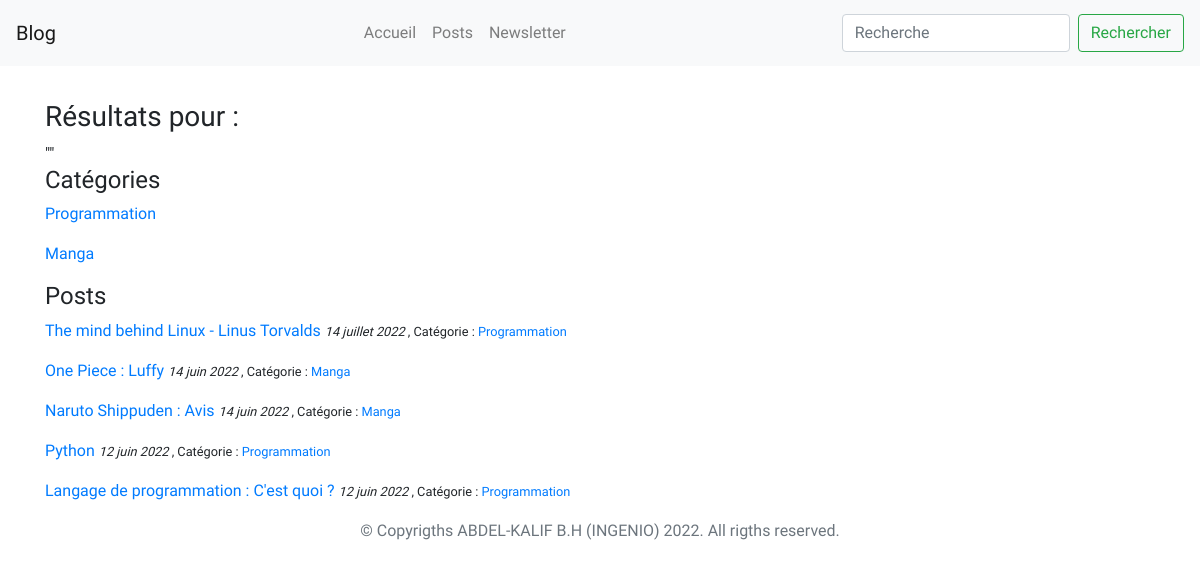
Screenshot of /search with the database file from the repository.
### post/models.py (models this page shows, shortened)
class Category(models.Model):
    category = models.CharField(max_length=120)
    class Meta:
        verbose_name_plural = 'Categories'
    def __str__(self):
        return self.category

class Post(models.Model):
    category = models.ForeignKey(Category, related_name='posts', on_delete=models.CASCADE)
    title = models.CharField(max_length=120)
    body = models.TextField()
    image = models.ImageField('Image', null=True, blank=True ,upload_to='images/')
    pub_date = models.DateField('Date posted', auto_now_add=True)
    class Meta:
        ordering = ('-pk',)

### post/views.py (the view)
# urls.py: path('search', search, name='search'),
def search(request):
    query = request.GET.get('query', '')
    posts = Post.objects.filter(Q(title__icontains=query) | Q(body__icontains=query) & Q(pub_date__lte=now) & Q(pub_date__gte=au_plutard))
    categories = Category.objects.filter(category__icontains=query)
    context = {
        'query': query,
        'posts': posts,
        'categories': categories,
    }
    return render(request, 'post/search.html', context)

### post/templates/post/search.html
{% extends 'default/base.html' %}
{% block content %}
    <h3>Résultats pour : </h3> "{{ query }}"
    <h4>Catégories</h4>
    {% if categories %}
        {% for category in categories %}
            <p>
                <a href="{% url 'post:category_posts' category.pk %}">
                    {{ category.category }}
                </a>
            </p>
        {% endfor %}
    {% else %}
        <p>
            Pas de catégorie correspondante.
        </p>
    {% endif %}
    <h4>Posts</h4>
    {% if posts %}
        {% for post in posts %}
            <p>
                <a href="{% url 'post:post_detail' post.pk %}">
                    {{ post.title }}
                </a>
                <small>
                    <i>
                        {{ post.pub_date }}
                    </i>, Catégorie : <a href="">
                        {{ post.category }}
                    </a>
                </small>
            </p>
        {% endfor %}
    {% else %}
        <p>
            Pas de post correspondant.
        </p>
    {% endif %}
{% endblock content %}

### rows the page displays
Category: category "Programmation"
Category: category "Manga"
Post: title "The mind behind Linux - Linus Torvalds", pub_date "14 juillet 2022", category "Programmation"
Post: title "One Piece : Luffy", pub_date "14 juin 2022", category "Manga"
Post: title "Naruto Shippuden : Avis", pub_date "14 juin 2022", category "Manga"
Post: title "Python", pub_date "12 juin 2022", category "Programmation"
Post: title "Langage de programmation : C'est quoi ?", pub_date "12 juin 2022", category "Programmation"
